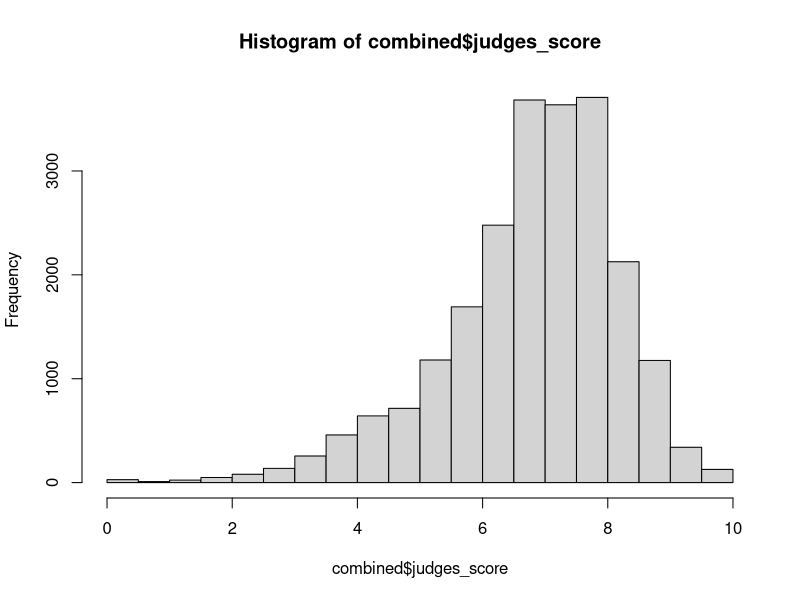

Here is the R script that generated this plot:
library(reshape2)

all_results <- read.csv("detailed_results/all_results.csv", as.is = T)
all_judges <- read.csv("judges/all_judges.csv", as.is = T)
judge_info <- read.csv("Part-Ia.csv", as.is = T)


all_judges <- melt(all_judges, 
                 id=colnames(all_judges)[!grepl("J", colnames(all_judges))], 
                 variable.name = "judge_id",
                 value.name = "judge_name")

names(judge_info)[1] <- c("judge_name")
combined <- merge(all_judges, judge_info)


all_results <- melt(all_results, 
     id=colnames(all_results)[!grepl("J", colnames(all_results))], 
     variable.name = "judge_id",
     value.name = "judges_score")

combined <- merge(all_results, combined)
combined <- combined[!is.na(combined$judges_score), ]
combined$pointsbehind[is.na(combined$pointsbehind)] <- 0
combined <- combined[combined$judges_score <= 10, ]
combined <- combined[complete.cases(combined), ]

summary(combined)
hist(combined$judges_score)

write.csv(df, "all_combined.csv", row.names = F)
